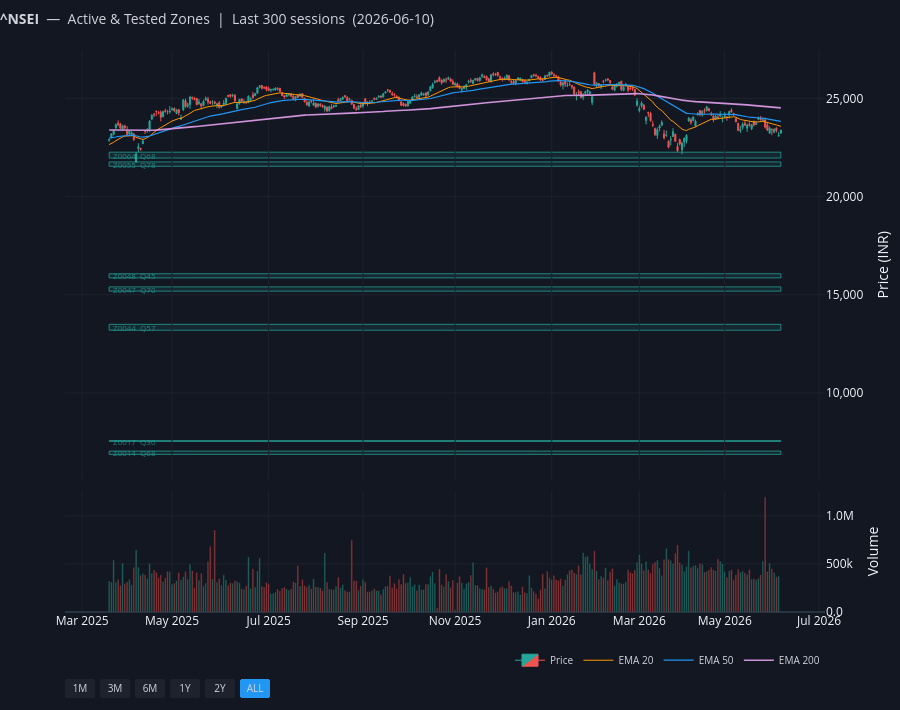

The cell this chart's notebook holds for it:
### Code cell
if len(live):
    fig_live = plot_zones_on_candles(
        proc, live,
        title=f'<b>{SYMBOL}</b>  —  Active & Tested Zones  |  Last 300 sessions  ({current_date})',
        n_candles=300,
    )
    fig_live.show()

### Figure 1 — Plotly figure (JSON) as saved in the notebook; plotly's stock layout.template omitted (floating-point values rounded to 4 significant figures; data arrays with more than 128 entries replaced by an {"elided": "..."} marker saying what was removed)
{"data": [{"close": {"elided": "300 float values"}, "decreasing": {"fillcolor": "#ef5350", "line": {"color": "#ef5350", "width": 1}}, "high": {"elided": "300 float values"}, "hoverinfo": "x+y", "increasing": {"fillcolor": "#26a69a", "line": {"color": "#26a69a", "width": 1}}, "low": {"elided": "300 float values"}, "name": "Price", "open": {"elided": "300 float values"}, "type": "candlestick", "whiskerwidth": 0.5, "x": {"elided": "300 str values"}, "xaxis": "x", "yaxis": "y"}, {"hovertemplate": "Vol: %{y:,.0f}<extra></extra>", "marker": {"color": {"elided": "300 str values"}}, "name": "Volume", "opacity": 0.55, "showlegend": false, "type": "bar", "x": {"elided": "300 str values"}, "xaxis": "x2", "y": {"elided": "300 int values"}, "yaxis": "y2"}, {"hovertemplate": "EMA20: %{y:.2f}<extra></extra>", "line": {"color": "#ff9800", "dash": "solid", "width": 1}, "name": "EMA 20", "type": "scatter", "x": {"elided": "300 str values"}, "xaxis": "x", "y": {"elided": "300 float values"}, "yaxis": "y"}, {"hovertemplate": "EMA50: %{y:.2f}<extra></extra>", "line": {"color": "#2196F3", "dash": "solid", "width": 1.2}, "name": "EMA 50", "type": "scatter", "x": {"elided": "300 str values"}, "xaxis": "x", "y": {"elided": "300 float values"}, "yaxis": "y"}, {"hovertemplate": "EMA200: %{y:.2f}<extra></extra>", "line": {"color": "#ce93d8", "dash": "solid", "width": 1.6}, "name": "EMA 200", "type": "scatter", "x": {"elided": "300 str values"}, "xaxis": "x", "y": {"elided": "300 float values"}, "yaxis": "y"}, {"fill": "toself", "fillcolor": "rgba(0,0,0,0)", "hovertemplate": "<b>Z0014</b>  🟢 Demand<br>Top: <b>7034.80</b>  Bottom: <b>6869.00</b><br>Width: 1.31× ATR<br>Quality: <b>68</b>/100<br>Status: <b>tested</b>  |  Tests: 2<br>Formed: 15 Feb 2016<extra></extra>", "line": {"color": "rgba(0,0,0,0)"}, "name": "Z0014", "showlegend": false, "type": "scatter", "x": ["2025-03-19T00:00:00", "2026-06-10T00:00:00", "2026-06-10T00:00:00", "2025-03-19T00:00:00", "2025-03-19T00:00:00"], "xaxis": "x", "y": [6869, 6869, 7035.0, 7035.0, 6869], "yaxis": "y"}, {"fill": "toself", "fillcolor": "rgba(0,0,0,0)", "hovertemplate": "<b>Z0017</b>  🟢 Demand<br>Top: <b>7569.35</b>  Bottom: <b>7526.70</b><br>Width: 0.43× ATR<br>Quality: <b>30</b>/100<br>Status: <b>tested</b>  |  Tests: 1<br>Formed: 11 Apr 2016<extra></extra>", "line": {"color": "rgba(0,0,0,0)"}, "name": "Z0017", "showlegend": false, "type": "scatter", "x": ["2025-03-19T00:00:00", "2026-06-10T00:00:00", "2026-06-10T00:00:00", "2025-03-19T00:00:00", "2025-03-19T00:00:00"], "xaxis": "x", "y": [7527.0, 7527.0, 7569.0, 7569.0, 7527.0], "yaxis": "y"}, {"fill": "toself", "fillcolor": "rgba(0,0,0,0)", "hovertemplate": "<b>Z0044</b>  🟢 Demand<br>Top: <b>13492.05</b>  Bottom: <b>13192.90</b><br>Width: 1.55× ATR<br>Quality: <b>57</b>/100<br>Status: <b>active</b>  |  Tests: 0<br>Formed: 23 Dec 2020<extra></extra>", "line": {"color": "rgba(0,0,0,0)"}, "name": "Z0044", "showlegend": false, "type": "scatter", "x": ["2025-03-19T00:00:00", "2026-06-10T00:00:00", "2026-06-10T00:00:00", "2025-03-19T00:00:00", "2025-03-19T00:00:00"], "xaxis": "x", "y": [13190.0, 13190.0, 13490.0, 13490.0, 13190.0], "yaxis": "y"}, {"fill": "toself", "fillcolor": "rgba(0,0,0,0)", "hovertemplate": "<b>Z0047</b>  🟢 Demand<br>Top: <b>15400.40</b>  Bottom: <b>15183.40</b><br>Width: 0.79× ATR<br>Quality: <b>70</b>/100<br>Status: <b>tested</b>  |  Tests: 1<br>Formed: 21 Jun 2022<extra></extra>", "line": {"color": "rgba(0,0,0,0)"}, "name": "Z0047", "showlegend": false, "type": "scatter", "x": ["2025-03-19T00:00:00", "2026-06-10T00:00:00", "2026-06-10T00:00:00", "2025-03-19T00:00:00", "2025-03-19T00:00:00"], "xaxis": "x", "y": [15180.0, 15180.0, 15400.0, 15400.0, 15180.0], "yaxis": "y"}, {"fill": "toself", "fillcolor": "rgba(0,0,0,0)", "hovertemplate": "<b>Z0048</b>  🟢 Demand<br>Top: <b>16070.85</b>  Bottom: <b>15858.20</b><br>Width: 0.99× ATR<br>Quality: <b>45</b>/100<br>Status: <b>active</b>  |  Tests: 0<br>Formed: 18 Jul 2022<extra></extra>", "line": {"color": "rgba(0,0,0,0)"}, "name": "Z0048", "showlegend": false, "type": "scatter", "x": ["2025-03-19T00:00:00", "2026-06-10T00:00:00", "2026-06-10T00:00:00", "2025-03-19T00:00:00", "2025-03-19T00:00:00"], "xaxis": "x", "y": [15860.0, 15860.0, 16070.0, 16070.0, 15860.0], "yaxis": "y"}, {"fill": "toself", "fillcolor": "rgba(0,0,0,0)", "hovertemplate": "<b>Z0055</b>  🟢 Demand<br>Top: <b>21766.80</b>  Bottom: <b>21543.35</b><br>Width: 0.87× ATR<br>Quality: <b>78</b>/100<br>Status: <b>tested</b>  |  Tests: 3<br>Formed: 14 Feb 2024<extra></extra>", "line": {"color": "rgba(0,0,0,0)"}, "name": "Z0055", "showlegend": false, "type": "scatter", "x": ["2025-03-19T00:00:00", "2026-06-10T00:00:00", "2026-06-10T00:00:00", "2025-03-19T00:00:00", "2025-03-19T00:00:00"], "xaxis": "x", "y": [21540.0, 21540.0, 21770.0, 21770.0, 21540.0], "yaxis": "y"}, {"fill": "toself", "fillcolor": "rgba(0,0,0,0)", "hovertemplate": "<b>Z0064</b>  🟢 Demand<br>Top: <b>22261.55</b>  Bottom: <b>21964.60</b><br>Width: 1.20× ATR<br>Quality: <b>68</b>/100<br>Status: <b>tested</b>  |  Tests: 3<br>Formed: 05 Mar 2025<extra></extra>", "line": {"color": "rgba(0,0,0,0)"}, "name": "Z0064", "showlegend": false, "type": "scatter", "x": ["2025-03-19T00:00:00", "2026-06-10T00:00:00", "2026-06-10T00:00:00", "2025-03-19T00:00:00", "2025-03-19T00:00:00"], "xaxis": "x", "y": [21960.0, 21960.0, 22260.0, 22260.0, 21960.0], "yaxis": "y"}], "layout": {"annotations": [{"font": {"color": "rgba(38,166,154,0.75)", "size": 8}, "showarrow": false, "text": " Z0014  Q68", "x": "2025-03-19T00:00:00", "xanchor": "left", "xref": "x", "y": 6952.0, "yref": "y"}, {"font": {"color": "rgba(38,166,154,0.75)", "size": 8}, "showarrow": false, "text": " Z0017  Q30", "x": "2025-03-19T00:00:00", "xanchor": "left", "xref": "x", "y": 7548.0, "yref": "y"}, {"font": {"color": "rgba(38,166,154,0.75)", "size": 8}, "showarrow": false, "text": " Z0044  Q57", "x": "2025-03-19T00:00:00", "xanchor": "left", "xref": "x", "y": 13340.0, "yref": "y"}, {"font": {"color": "rgba(38,166,154,0.75)", "size": 8}, "showarrow": false, "text": " Z0047  Q70", "x": "2025-03-19T00:00:00", "xanchor": "left", "xref": "x", "y": 15290.0, "yref": "y"}, {"font": {"color": "rgba(38,166,154,0.75)", "size": 8}, "showarrow": false, "text": " Z0048  Q45", "x": "2025-03-19T00:00:00", "xanchor": "left", "xref": "x", "y": 15960.0, "yref": "y"}, {"font": {"color": "rgba(38,166,154,0.75)", "size": 8}, "showarrow": false, "text": " Z0055  Q78", "x": "2025-03-19T00:00:00", "xanchor": "left", "xref": "x", "y": 21660.0, "yref": "y"}, {"font": {"color": "rgba(38,166,154,0.75)", "size": 8}, "showarrow": false, "text": " Z0064  Q68", "x": "2025-03-19T00:00:00", "xanchor": "left", "xref": "x", "y": 22110.0, "yref": "y"}], "height": 710, "hoverlabel": {"bgcolor": "#1e222d", "font": {"size": 11}}, "hovermode": "x unified", "legend": {"bgcolor": "rgba(0,0,0,0)", "font": {"color": "#d1d4dc", "size": 10}, "orientation": "h", "x": 1, "xanchor": "right", "y": -0.06, "yanchor": "top"}, "margin": {"b": 70, "l": 65, "r": 25, "t": 50}, "paper_bgcolor": "#131722", "plot_bgcolor": "#131722", "shapes": [{"fillcolor": "rgba(38,166,154,0.12)", "layer": "below", "line": {"color": "rgba(38,166,154,0.75)", "dash": "solid", "width": 1}, "type": "rect", "x0": "2025-03-19T00:00:00", "x1": "2026-06-10T00:00:00", "xref": "x", "y0": 6869, "y1": 7035.0, "yref": "y"}, {"fillcolor": "rgba(38,166,154,0.12)", "layer": "below", "line": {"color": "rgba(38,166,154,0.75)", "dash": "solid", "width": 1}, "type": "rect", "x0": "2025-03-19T00:00:00", "x1": "2026-06-10T00:00:00", "xref": "x", "y0": 7527.0, "y1": 7569.0, "yref": "y"}, {"fillcolor": "rgba(38,166,154,0.12)", "layer": "below", "line": {"color": "rgba(38,166,154,0.75)", "dash": "solid", "width": 1}, "type": "rect", "x0": "2025-03-19T00:00:00", "x1": "2026-06-10T00:00:00", "xref": "x", "y0": 13190.0, "y1": 13490.0, "yref": "y"}, {"fillcolor": "rgba(38,166,154,0.12)", "layer": "below", "line": {"color": "rgba(38,166,154,0.75)", "dash": "solid", "width": 1}, "type": "rect", "x0": "2025-03-19T00:00:00", "x1": "2026-06-10T00:00:00", "xref": "x", "y0": 15180.0, "y1": 15400.0, "yref": "y"}, {"fillcolor": "rgba(38,166,154,0.12)", "layer": "below", "line": {"color": "rgba(38,166,154,0.75)", "dash": "solid", "width": 1}, "type": "rect", "x0": "2025-03-19T00:00:00", "x1": "2026-06-10T00:00:00", "xref": "x", "y0": 15860.0, "y1": 16070.0, "yref": "y"}, {"fillcolor": "rgba(38,166,154,0.12)", "layer": "below", "line": {"color": "rgba(38,166,154,0.75)", "dash": "solid", "width": 1}, "type": "rect", "x0": "2025-03-19T00:00:00", "x1": "2026-06-10T00:00:00", "xref": "x", "y0": 21540.0, "y1": 21770.0, "yref": "y"}, {"fillcolor": "rgba(38,166,154,0.12)", "layer": "below", "line": {"color": "rgba(38,166,154,0.75)", "dash": "solid", "width": 1}, "type": "rect", "x0": "2025-03-19T00:00:00", "x1": "2026-06-10T00:00:00", "xref": "x", "y0": 21960.0, "y1": 22260.0, "yref": "y"}], "title": {"font": {"color": "#d1d4dc", "size": 14}, "text": "<b>^NSEI</b>  —  Active & Tested Zones  |  Last 300 sessions  (2026-06-10)", "x": 0, "xanchor": "left", "y": 0.98, "yanchor": "top"}, "xaxis": {"anchor": "y", "domain": [0, 1], "gridcolor": "#1e222d", "gridwidth": 1, "matches": "x2", "rangebreaks": [{"bounds": ["sat", "mon"]}, {"values": ["2025-03-31", "2025-04-10", "2025-04-14", "2025-04-18", "2025-05-01", "2025-08-15", "2025-08-27", "2025-10-02", "2025-10-22", "2025-11-05", "2025-12-25", "2026-01-15", "2026-01-26", "2026-03-03", "2026-03-26", "2026-03-31", "2026-04-03", "2026-04-14", "2026-05-01", "2026-05-28", "2026-06-09"]}], "rangeselector": {"activecolor": "#2196F3", "bgcolor": "#1e222d", "buttons": [{"count": 1, "label": "1M", "step": "month", "stepmode": "backward"}, {"count": 3, "label": "3M", "step": "month", "stepmode": "backward"}, {"count": 6, "label": "6M", "step": "month", "stepmode": "backward"}, {"count": 1, "label": "1Y", "step": "year", "stepmode": "backward"}, {"count": 2, "label": "2Y", "step": "year", "stepmode": "backward"}, {"label": "ALL", "step": "all"}], "font": {"color": "#d1d4dc", "size": 10}, "x": 0, "xanchor": "left", "y": -0.12, "yanchor": "top"}, "rangeslider": {"visible": false}, "showgrid": true, "showticklabels": false, "zeroline": false}, "xaxis2": {"anchor": "y2", "domain": [0, 1], "gridcolor": "#1e222d", "rangebreaks": [{"bounds": ["sat", "mon"]}, {"values": ["2025-03-31", "2025-04-10", "2025-04-14", "2025-04-18", "2025-05-01", "2025-08-15", "2025-08-27", "2025-10-02", "2025-10-22", "2025-11-05", "2025-12-25", "2026-01-15", "2026-01-26", "2026-03-03", "2026-03-26", "2026-03-31", "2026-04-03", "2026-04-14", "2026-05-01", "2026-05-28", "2026-06-09"]}], "showgrid": true}, "yaxis": {"anchor": "x", "domain": [0.2356, 1], "gridcolor": "#1e222d", "side": "right", "tickformat": ",.0f", "title": {"text": "Price (INR)"}}, "yaxis2": {"anchor": "x2", "domain": [0, 0.2156], "gridcolor": "#1e222d", "side": "right", "tickformat": ".2s", "title": {"text": "Volume"}}}}
